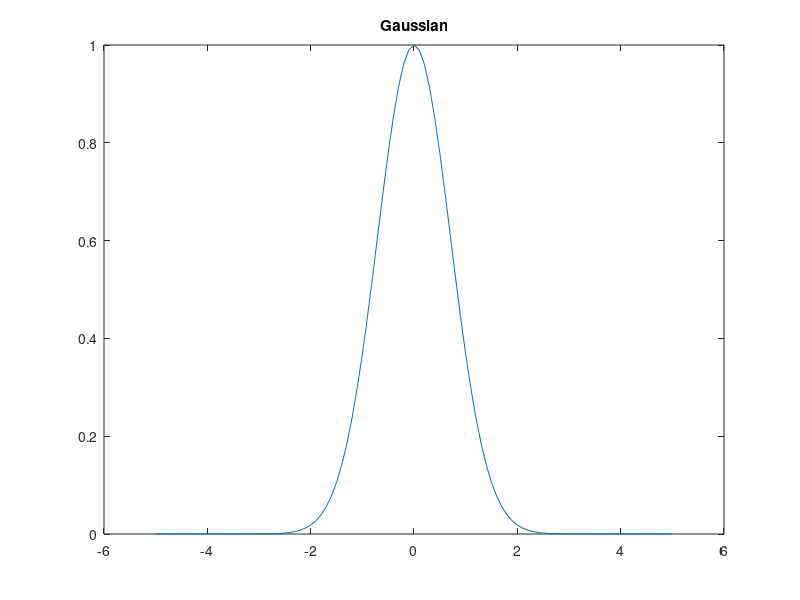
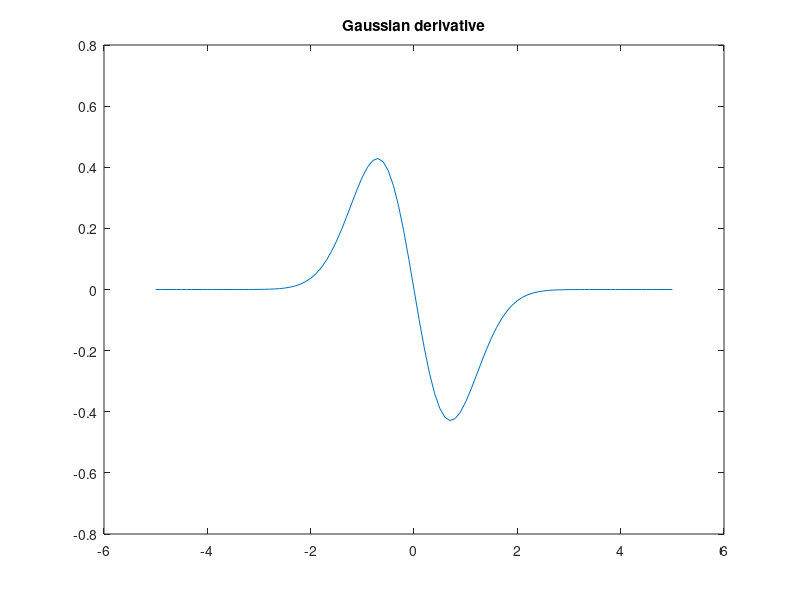

Write MATLAB code to recreate these figures, in order.
% This is a matlab scritp.
% You can run the full script by clicking on the red arrow or pressing F5.
% You can also copy-paste the lines you want to run in the command line
% or select them and press F9
% '%' make the rest of the line a comment
% '%% ' at the beginning of a ligne starts a section that you can run by
% pressing Ctrl+
% You can get the documentation on a matlab function by 
% >> doc function_name
% or
% >> help function_name


%%%%%%%%%%%%%%%%%%%%%%%%%%%%%%%%%%%%
%Basic operations
%%%%%%%%%%%%%%%%%%%%%%%%%%%%%%%%%%%%
%% Some types
a=true; % boolean
if a
    fprintf('a is true\n'); % print text 
else
    fprintf('a is false\n'); % print text
end
b=1+2*3/4; % basic operations
c=b+1;% without ';' Matlab print the result
s='string'

%% Arrays
u=[1 2 3]; % row vector
v=[1;2;3]; % column vector
vt=v'; % transpose
p=u*v; % matrix product
P=v*u;
q=u.*u; % point to point product 
M=[1 2 3; 4 5 6]; % matrix
t=size(M); % gives the size of m
Mu=cat(1,M,u) % concatenate m and u along the first dimension
Z=zeros([2 3 4]); % array of size 2x3x4
O=ones([2 3]); % array of size 2x3
Id=eye(5); % identity matrix of size 5x5
R=rand(3); % random matrix of size 3x3 with uniform values in [0 1]
Rn=randn(3); % random matrix of size 3x3 with standard normal distribution
sum_o1=sum(O,1); % sum along the first dimension
sum_o=sum(O(:)); % sum all values

Rs=R(1:2,end-1:end); % submatrix
% Indices begin at 1, not 0
Rt=Rn.*(Rn>0); % positive values of R

%% plots
x=-5:0.1:5; % vector of values between -5 and 5 spaced by 0.1
y1=exp(-x.^2);
y2=-x.*y1; 
figure(1) % open figure
plot(x,y1)
title('Gaussian')
figure(2) 
plot(x,y2)
title('Gaussian derivative')
% In case you have too many figures open
% >> close all
% In case you want matlab to close figure 1:
% >> close(1);

%% save 
mkdir('results'); % create a folder
print(1,'results/plot_1.jpg','-djpeg'); % save a jpeg version of figure 1
save('results/a_few_variables.mat','x','y1','y2'); % save x, y1 and y2
clear all; % clear all variables from the workspace
load('results/a_few_variables.mat'); % load a mat file
save('results/workspace.mat'); % save all the workspace. Warning, this will easily be big!


%%%%%%%%%%%%%%%%%%%%%%%%%%%%%%%%%%%%
% More advanced but usefull things (can be explored later)
%%%%%%%%%%%%%%%%%%%%%%%%%%%%%%%%%%%%

%% Breakpoints: 
% You can create a breakpoint by clicking on the left of the code or
% pressing F12. The execution will stop at the breakpoint. This can be
% usefull for debugging.

%% Debugging
% You can use the command 'dbstop error' to have matlab set a breakpoint in
% case of error. To clear all breakpoint 'dbclear all'

%% Optimizing your code: 
% Array operations are usually much faster than for loops in Matlab.
% Sometime, you may not understand why your code is slow.
% You can use a timer 'tic' starts it and 'toc' print the time.
% You can also use Matlab profiler.
% Try to run in the command line:
% >> profile on 
% >> profile off
% >> profile report
% to see in details where the time is spent when running this tutorial

N=1000;
a=rand(N);
b=rand(N);

tic
c=zeros(N);
for i=1:N
    for j=1:N
        c(i,j)=a(i,j)+b(i,j);
    end
end
toc
fprintf('Computing the sum with for loops took %02f seconds\n',toc);
tic
d=a+b;
fprintf('Computing the sum with matrix sum took %02f seconds\n\n',toc);
